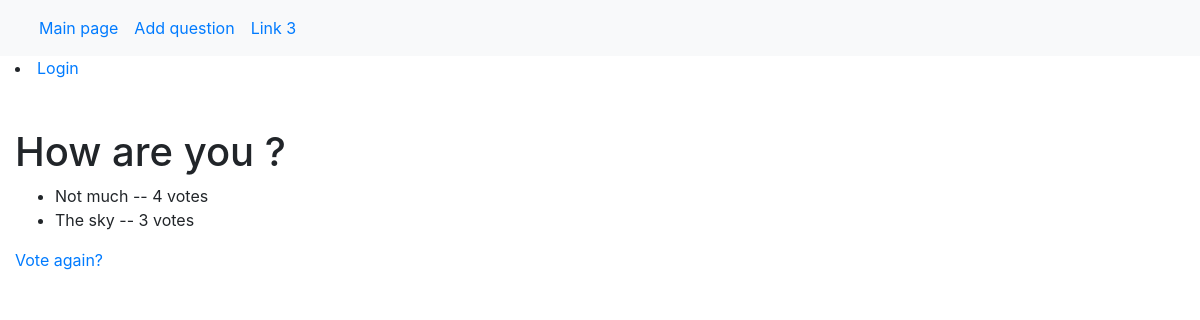
The app's page /polls/2/results/ with its own data.
### polls/models.py (models this page shows, shortened)
class Question(models.Model):
    question_text = models.CharField(max_length=200)
    pub_date = models.DateTimeField('date published')
    user = models.ForeignKey(User, on_delete=models.SET_NULL, null=True, blank=True)

class Choice(models.Model):
    question = models.ForeignKey(Question, on_delete=models.CASCADE)
    choice_text = models.CharField(max_length=200)
    votes = models.IntegerField(default=0)

### polls/views.py (the view)
# urls.py: path('<int:pk>/results/', views.ResultsView.as_view(), name='results'),
class ResultsView(generic.DetailView):
    model = Question
    template_name = 'polls/results.html'

### polls/templates/polls/results.html (shortened to what this page needs)
{% extends "polls/base.html" %}
{% block content %}
<!DOCTYPE html>
<html lang="en">
<head>
</head>
<body>
    <h1>{{ question.question_text }}</h1>
    <ul>
    {% for choice in question.choice_set.all %}
        <li>{{ choice.choice_text }} -- {{ choice.votes }} vote{{ choice.votes|pluralize }}</li>
    {% endfor %}
    </ul>
    <a href="{% url 'polls:detail' question.id %}">Vote again?</a>
</body>
</html>
{% endblock  %}

### records on screen
Question: question_text "How are you ?"
Choice: choice_text "Not much", votes "4"
Choice: choice_text "The sky", votes "3"
